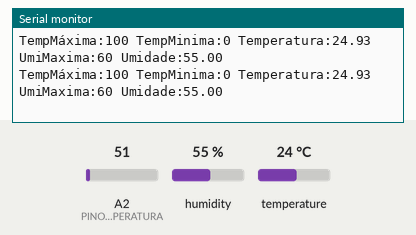
A sketch run on a simulated Arduino Uno, built with avr-gcc and run on an emulated ATmega328P. Shown: the last lines printed to the serial monitor. The test bench sets the inputs (shaded band); at power-on: humidity 55 %, A2 (PINO_SENSOR_TEMPERATURA) = 51, temperature 24 °C.

Above: at 1.3 s.
1.4 s: humidity set to 22 %
At 2.5 s:
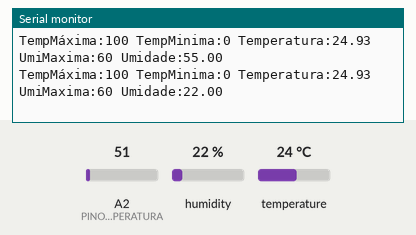
2.9 s: A2 (PINO_SENSOR_TEMPERATURA) set to 61
At 4.1 s:
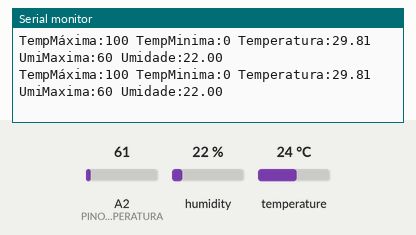
4.4 s: humidity set to 40 %
At 5.8 s:
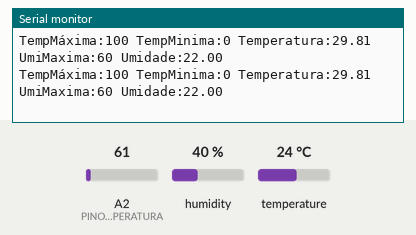
5.9 s: A2 (PINO_SENSOR_TEMPERATURA) set to 71
At 6.6 s:
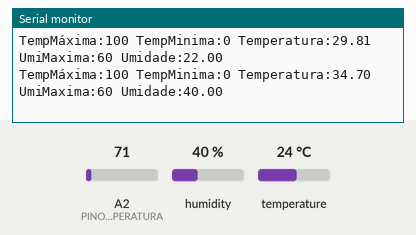
Timing chart, 0 to 8.4 s (numbered marks = the images above; inputs shaded):
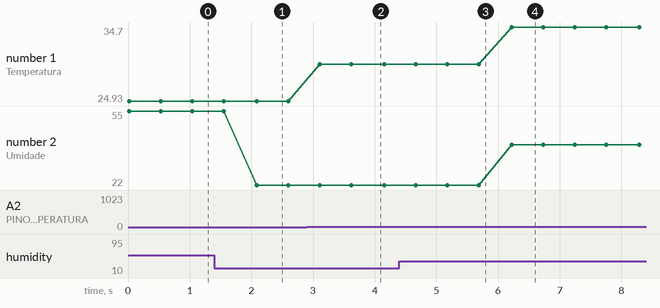

Measured:
- after the input at 1.4 s, the serial monitor: prints a new line after 0.69 s (image 1)
- after the input at 2.9 s, the serial monitor: prints a new line after 0.21 s (image 2)
- after the input at 5.9 s, the serial monitor: prints a new line after 0.32 s (image 4)
- plotted number 1: 24.93 → 29.81 after the input at 2.9 s, 29.81 → 34.7 after the input at 5.9 s
- plotted number 2: 55 → 22 after the input at 1.4 s

The sketch:

Codigo_Arduino_LM35_e_DHT11.ino
```cpp
#include "DHT.h"  // Insere a biblioteca DHT.h no projeto

#define TIPO_SENSOR DHT11 // Define o tipo de sensor que será utilizado

const int PINO_SENSOR_DHT11 = A0; // Define a entrada analógica que será utilizada pelo sensor DHT11
const int PINO_SENSOR_TEMPERATURA = A2; // Define a entrada analógica que será utilizada pelo sensor LM35
float temperaturaCelsius; // Criação de uma variavel que armazenará o valor da temperatura

DHT sensorDHT(PINO_SENSOR_DHT11, TIPO_SENSOR); // Relaciona o tipo de sensor com a entrada que está sendo utilizada

// Da um start no sensor para que comece a captar as informações
void setup() {
  Serial.begin(9600);
  sensorDHT.begin();
}

// Loop de medição que se repetirá automaticamente
void loop() {
  int valorLeitura = analogRead(PINO_SENSOR_TEMPERATURA); // Armazenamento do dado da entrada analógica em uma variável
  float umidade = sensorDHT.readHumidity(); // Armaenamento do dado da entrada analógica em uma variável
  temperaturaCelsius = (valorLeitura * 5.0 / 1023.0) / 0.01; // Calculo da temperatura

  // --------------------------------------------------------------------------------------------------------------

  // Verificação se o valor recebido pelo sensor é realmente um dado possível de se ler
  if(isnan(umidade)){
    // Exibição de uma mensagem de erro caso a leitura acabe não dando certo
    Serial.println("Umidade: Erro ao ler os dados do sensor");
  } else {
    // Exibição da temperatura e umidade
    Serial.print("TempMáxima:");
    Serial.print(100);
    Serial.print(" ");
    Serial.print("TempMinima:");
    Serial.print(0);
    Serial.print(" ");
    Serial.print("Temperatura:");
    Serial.print(temperaturaCelsius);
    Serial.print(" ");
    Serial.print("UmiMaxima:");
    Serial.print("60");
    Serial.print(" ");
    Serial.print("Umidade:");
    Serial.println(umidade);
  }
  // Adição de um delay entre cada amostragem
  delay(500);
}
```
